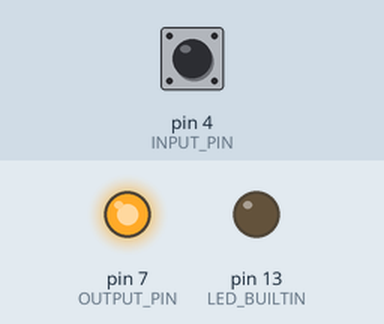
The sketch below on a simulated Arduino Uno, built with avr-gcc and run on an emulated ATmega328P. Shown: output pins drawn as LEDs (lit = HIGH). Inputs (shaded band) come from the test bench; at power-on: pin 4 (INPUT_PIN) HIGH.

Above: at 1.2 s.
1.3 s: pin 4 (INPUT_PIN) pulled LOW for 0.15 s
At 2.0 s:
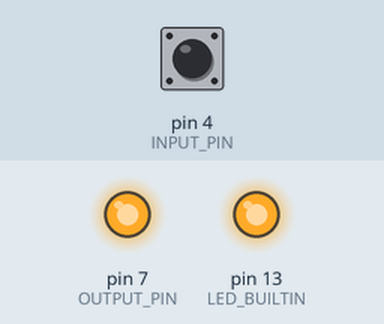
Timing chart, 0 to 4.3 s (numbered marks = the images above; inputs shaded):
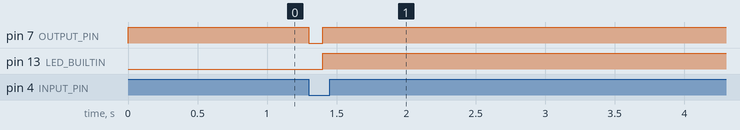

Measured:
- after the input at 1.3 s, pin 7 (OUTPUT_PIN): HIGH → LOW at once, → HIGH 0.10 s later; pin 13 (LED_BUILTIN): LOW → HIGH after 0.10 s

The sketch:

DetectReset.ino
```cpp
#define INPUT_PIN 4
#define OUTPUT_PIN 7

void setup(){
  Serial.begin(9600);
  pinMode(INPUT_PIN, INPUT_PULLUP);
  pinMode(OUTPUT_PIN, OUTPUT);
  digitalWrite(OUTPUT_PIN, HIGH);
  pinMode(LED_BUILTIN, OUTPUT);
}

void loop(){
  //リセットピンの立ち下がりを検知
  if(digitalRead(INPUT_PIN)==LOW){
    //Arduinoに立ち下がり信号を送る
    digitalWrite(OUTPUT_PIN, LOW);
    digitalWrite(LED_BUILTIN, LOW);
    delay(100);
    digitalWrite(OUTPUT_PIN, HIGH);
    digitalWrite(LED_BUILTIN, HIGH);

    //RPiの信号がHIGHに戻るまで待機
    while(digitalRead(INPUT_PIN)==LOW){
      ;
    }
  }
}
```
